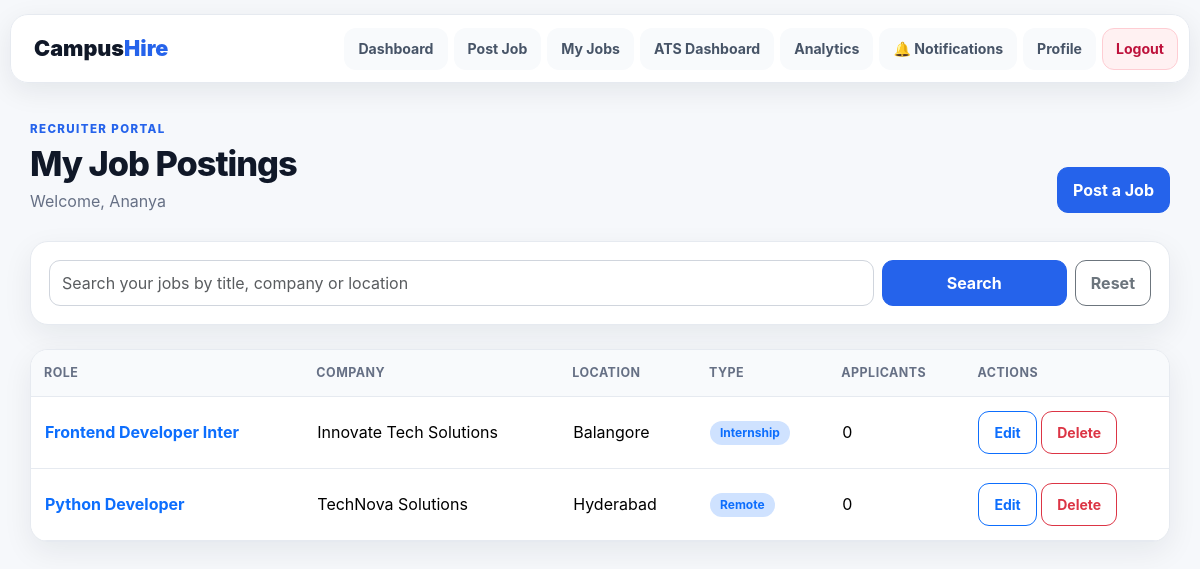
Screenshot of /recruiter/jobs/ (signed in) with the database file from the repository.
### recruiter/models.py (models this page shows, shortened)
class Job(models.Model):
    JOB_TYPES = [
        ("Full-Time", "Full-Time"),
        ("Part-Time", "Part-Time"),
        ("Internship", "Internship"),
        ("Remote", "Remote"),
    ]
    recruiter = models.ForeignKey(
        settings.AUTH_USER_MODEL,
        on_delete=models.CASCADE,
        related_name="posted_jobs",
        null=True,
        blank=True,
    )
    title = models.CharField(max_length=200)
    company = models.CharField(max_length=200)
    location = models.CharField(max_length=100)
    salary = models.CharField(max_length=50)
    job_type = models.CharField(max_length=20, choices=JOB_TYPES)
    experience = models.CharField(max_length=50)
    skills = models.TextField()
    description = models.TextField()
    posted_date = models.DateTimeField(auto_now_add=True)

### recruiter/views.py (the view)
# urls.py: path("jobs/", views.view_jobs, name="view_jobs"),
@recruiter_only
def view_jobs(request):
    search = request.GET.get("search", "").strip()
    jobs = Job.objects.filter(recruiter=request.user).order_by("-posted_date")
    if search:
        jobs = jobs.filter(Q(title__icontains=search) | Q(company__icontains=search) | Q(location__icontains=search))
    return render(request, "recruiter/view_jobs.html", {"jobs": jobs, "search": search})

### recruiter/views.py (called while the page is built)
def recruiter_only(view_func):
    @wraps(view_func)
    @login_required(login_url="/recruiter/login/")
    def wrapper(request, *args, **kwargs):
        if request.user.is_staff or request.user.groups.filter(name="Recruiters").exists():
            return view_func(request, *args, **kwargs)
        return HttpResponseForbidden("Recruiter access required.")
    return wrapper

### recruiter/templates/recruiter/view_jobs.html (shortened to what this page needs)
{% extends 'recruiter/base.html' %}
{% block page_title %}My Job Postings{% endblock %}
{% block content %}
<div class="filters mb-4"><form method="GET" class="row g-2"><div class="col-md-9"><input name="search" class="form-control" value="{{ search }}" placeholder="Search your jobs by title, company or location"></div><div class="col-md-3 d-flex gap-2"><button class="btn btn-primary flex-fill">Search</button><a href="{% url 'view_jobs' %}" class="btn btn-outline-secondary">Reset</a></div></form></div>
<div class="card p-0 overflow-hidden"><div class="table-responsive"><table class="table"><thead><tr><th>Role</th><th>Company</th><th>Location</th><th>Type</th><th>Applicants</th><th>Actions</th></tr></thead><tbody>{% for job in jobs %}<tr><td><a class="fw-bold text-decoration-none" href="{% url 'job_details' job.id %}">{{ job.title }}</a></td><td>{{ job.company }}</td><td>{{ job.location }}</td><td><span class="badge bg-primary-subtle text-primary">{{ job.job_type }}</span></td><td>{{ job.jobapplication_set.count }}</td><td><a class="btn btn-sm btn-outline-primary" href="{% url 'edit_job' job.id %}">Edit</a> <a class="btn btn-sm btn-outline-danger" href="{% url 'delete_job' job.id %}">Delete</a></td></tr>{% empty %}<tr><td colspan="6"><div class="empty-state m-3">No jobs found. Only jobs posted from this recruiter account appear here.</div></td></tr>{% endfor %}</tbody></table></div></div>
{% endblock %}

### recruiter/templates/recruiter/base.html (shortened to what this page needs)
{% load static %}
<!DOCTYPE html>
<html lang="en">
<head>
    <link href="https://cdn.jsdelivr.net/npm/bootstrap@5.3.3/dist/css/bootstrap.min.css" rel="stylesheet">
    <link rel="stylesheet" href="{% static 'style.css' %}">
</head>
<body>
<nav class="portal-nav">
    <a class="brand" href="{% url 'dashboard' %}">Campus<span>Hire</span></a>
    <div class="nav-pills">
        <a href="{% url 'dashboard' %}">Dashboard</a>
        <a href="{% url 'post_job' %}">Post Job</a>
        <a href="{% url 'view_jobs' %}">My Jobs</a>
        <a href="{% url 'priority_ranking' %}">ATS Dashboard</a>
        <a href="{% url 'recruiter_analytics' %}">Analytics</a>
        <a href="{% url 'recruiter_notifications' %}" aria-label="Recruiter notifications">🔔 Notifications</a>
        <a href="{% url 'profile' %}">Profile</a>
        <a class="nav-logout" href="{% url 'recruiter_logout' %}">Logout</a>
    </div>
</nav>
<main class="portal-main">
    <div class="page-heading">
        <div><div class="eyebrow">RECRUITER PORTAL</div><h1>{% block page_title %}Dashboard{% endblock %}</h1><p>Welcome, {{ request.user.first_name|default:request.user.username }}</p></div>
        <a class="btn btn-primary" href="{% url 'post_job' %}">Post a Job</a>
    </div>
    {% block content %}{% endblock %}
</main>
</body>
</html>

### static/style.css (style rules this page uses)
:root { --ink:#101828;--muted:#667085;--line:#e4e7ec;--page:#f6f8fb;--panel:#fff;--primary:#2563eb;--primary-dark:#1d4ed8;--green:#0f9f6e;--red:#dc3545;--amber:#d97706;--shadow:0 10px 30px rgba(16,24,40,.07) }
* { box-sizing:border-box }
body { margin:0;background:var(--page);color:var(--ink);font-family:Inter,-apple-system,BlinkMacSystemFont,"Segoe UI",sans-serif;line-height:1.55 }
.portal-nav { position:sticky;top:14px;z-index:50;max-width:1180px;margin:14px auto 0;padding:10px 12px;display:flex;align-items:center;justify-content:space-between;gap:18px;background:rgba(255,255,255,.94);border:1px solid var(--line);border-radius:18px;box-shadow:0 8px 28px rgba(16,24,40,.08);backdrop-filter:blur(12px) }
.brand { font-weight:900;font-size:1.35rem;text-decoration:none;color:var(--ink);padding:8px 12px }
.brand span { color:var(--primary) }
.nav-pills { display:flex;align-items:center;gap:6px;flex-wrap:wrap }
.nav-pills a { color:#475467;text-decoration:none;font-size:.88rem;font-weight:650;padding:9px 13px;border-radius:12px;transition:.2s }
.nav-pills .nav-logout { background:#fff1f2;color:#be123c }
.portal-main { max-width:1180px;margin:0 auto;padding:38px 20px 60px }
.page-heading { display:flex;justify-content:space-between;align-items:end;gap:20px;margin-bottom:28px }
.page-heading h1 { font-size:2.15rem;margin:4px 0 4px;font-weight:850;letter-spacing:-.03em }
.page-heading p { margin:0;color:var(--muted) }
.eyebrow { font-size:.72rem;font-weight:800;letter-spacing:.12em;color:var(--primary) }
.card,.portal-card { background:var(--panel);border:1px solid var(--line);border-radius:18px;box-shadow:var(--shadow) }
.btn { border-radius:11px;padding:10px 15px;font-weight:700 }
.btn-primary { background:var(--primary);border-color:var(--primary) }
.form-control,.form-select { border:1px solid #d0d5dd;border-radius:11px;padding:10px 12px }
.table { margin:0 }
.table th { font-size:.78rem;text-transform:uppercase;letter-spacing:.04em;color:#667085;background:#f8fafc;border-bottom:1px solid var(--line);padding:13px }
.table td { padding:14px;border-color:var(--line);vertical-align:middle }
.badge { border-radius:999px;padding:6px 10px;font-weight:700 }
.filters { background:#fff;border:1px solid var(--line);border-radius:18px;padding:18px;box-shadow:var(--shadow) }
:root { --ink:#101828;--muted:#667085;--line:#e6eaf0;--primary:#2563eb;--primary-dark:#1d4ed8;--soft:#f5f8ff;--violet:#6d5dfc }
html { scroll-behavior:smooth }
.portal-nav { padding:9px 11px }
.nav-pills a { border:1px solid transparent;background:#f8fafc }
.nav-pills .nav-logout { border-color:#fecdd3 }
.card { overflow:hidden }

### rows the page displays
Job: title "Frontend Developer Inter", company "Innovate Tech Solutions", location "Balangore", job_type "Internship", jobapplication_set.count "0"
Job: title "Python Developer", company "TechNova Solutions", location "Hyderabad", job_type "Remote", jobapplication_set.count "0"

### other values shown
{{ request.user.first_name|default:request.user.username }} "Ananya"
